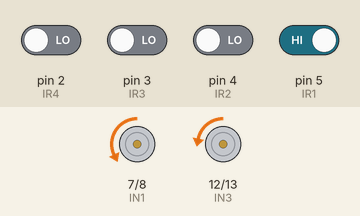
Recording of a sketch running on a simulated Arduino Uno, built with avr-gcc and run on an emulated ATmega328P. Parts: motor-driver pin pairs drawn as motors (green arrow = first pin HIGH = forward, orange = second pin HIGH = backward, longer = more drive, scaled by the enable pin). The test bench sets the inputs (shaded band); at power-on: pin 5 (IR1) HIGH, pin 2 (IR4), pin 3 (IR3), pin 4 (IR2) LOW.

Above: at 1.2 s.
1.3 s: pin 5 (IR1) driven LOW
At 2.0 s:
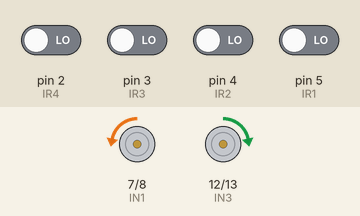
2.8 s: pin 2 (IR4) driven HIGH
At 3.2 s:
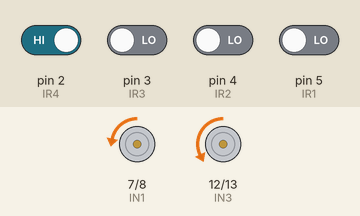
4.3 s: pin 2 (IR4) driven LOW
At 5.5 s:
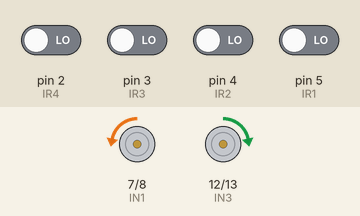
5.8 s: pin 5 (IR1) driven HIGH
At 6.7 s:
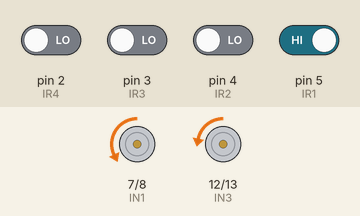
7.3 s: pin 2 (IR4) driven HIGH and pin 3 (IR3) driven HIGH and pin 4 (IR2) driven HIGH and pin 5 (IR1) driven LOW
At 7.8 s:
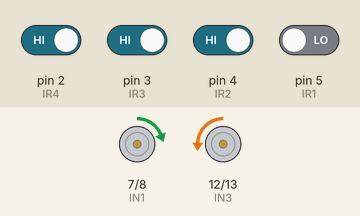
8.8 s: pin 2 (IR4) driven LOW
At 10.2 s:
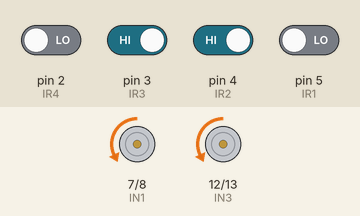
Timing chart, 0 to 11.3 s (numbered marks = the images above; inputs shaded):
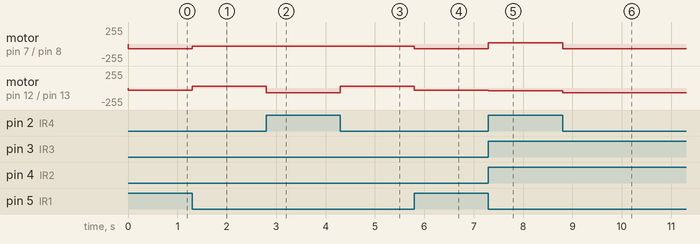

The sketch:

NOPID.ino
```cpp
//MotorDriver pins
#define ENA 6
#define ENB 11
#define IN1 7
#define IN2 8
#define IN3 12
#define IN4 13

//Ir
#define IR1 5
#define IR2 4
#define IR3 3
#define IR4 2

int Sinput;

void setup() {
  // put your setup code here, to run once:
  pinMode(ENA, OUTPUT);
  pinMode(ENB, OUTPUT);
  pinMode(IN1, OUTPUT);
  pinMode(IN2, OUTPUT);
  pinMode(IN3, OUTPUT);
  pinMode(IN4, OUTPUT);

  pinMode(IR1, INPUT);
  pinMode(IR2, INPUT);
  pinMode(IR3, INPUT);
  pinMode(IR4, INPUT);
}

void loop() {
  // put your main code here, to run repeatedly:
  //ENA 1--backward 2-forward ENB 3-backward 4-forward

  sensor();


}

void sensor()
{
  int IA = digitalRead(IR1);
  int IB = digitalRead(IR2);
  int IC = digitalRead(IR3);
  int ID = digitalRead(IR4);

  if (IA == 0 && IB == 1 && IC == 1 && ID == 0){ //ideal
    forward();
  }
  else if (IA == 1 && IB == 0 && IC == 0 && ID == 0){ //left turn
    nrightturn();
  }
  else if (IA == 1 && IB == 1 && IC == 0 && ID == 0){
    nrightturn();
  }
  else if (IA == 1 && IB == 1 && IC == 1 && ID == 0){//leftturn
    rightturn();
  }
  else if (IA == 0 && IB == 0 && IC == 0 && ID == 1){
    nleftturn();
  }
  else if (IA == 0 && IB == 0 && IC == 1 && ID == 1){
    nleftturn();
  }
  else if (IA == 0 && IB == 1 && IC == 1 && ID == 1){
    leftturn();
  }
  else if (IA == 1 && IB == 1 && IC == 1 && ID == 1){
    nleftturn();
  }
  else if (IA == 0 && IB == 0 && IC == 0 && ID == 0){
    Uturn();
  }
}

void Uturn()
{

  analogWrite(ENA, 30);
  analogWrite(ENB, 30);
  digitalWrite(IN1, LOW);
  digitalWrite(IN2, HIGH);
  digitalWrite(IN3, HIGH);
  digitalWrite(IN4, LOW);


}
void forward()
{

  analogWrite(ENA, 70);
  analogWrite(ENB, 70);
  digitalWrite(IN1, LOW);
  digitalWrite(IN2, HIGH);
  digitalWrite(IN3, LOW);
  digitalWrite(IN4, HIGH);

}

void backward()
{

  analogWrite(ENA, 40);
  analogWrite(ENB, 40);
  digitalWrite(IN1, HIGH);
  digitalWrite(IN2, LOW);
  digitalWrite(IN3, HIGH);
  digitalWrite(IN4, LOW);

}

void leftturn()
{
//ENA 1--backward 2-forward ENB 3-backward 4-forward
  analogWrite(ENA, 20);
  analogWrite(ENB, 40);
  digitalWrite(IN1, HIGH);
  digitalWrite(IN2, LOW);
  digitalWrite(IN3, LOW);
  digitalWrite(IN4, HIGH);

}

void rightturn()
{
//ENA 1--backward 2-forward ENB 3-backward 4-forward
  analogWrite(ENA, 40);
  analogWrite(ENB, 20);
  digitalWrite(IN1, LOW);
  digitalWrite(IN2, HIGH);
  digitalWrite(IN3, HIGH);
  digitalWrite(IN4, LOW);

}

void nrightturn()
{
//ENA 1--backward 2-forward ENB 3-backward 4-forward
  analogWrite(ENA, 70);
  analogWrite(ENB, 30);
  digitalWrite(IN1, LOW);
  digitalWrite(IN2, HIGH);
  digitalWrite(IN3, LOW);
  digitalWrite(IN4, HIGH);

}

void nleftturn()
{
//ENA 1--backward 2-forward ENB 3-backward 4-forward
  analogWrite(ENA, 30);
  analogWrite(ENB, 70);
  digitalWrite(IN1, LOW);
  digitalWrite(IN2, HIGH);
  digitalWrite(IN3, LOW);
  digitalWrite(IN4, HIGH);

}
```

Measured:
- after the input at 1.3 s, motor on pin 7 (IN1) / pin 8 (IN2): backward 70/255 → backward 30/255 at once; motor on pin 12 (IN3) / pin 13 (IN4): backward 30/255 → forward 30/255 at once
- after the input at 2.8 s, motor on pin 12 (IN3) / pin 13 (IN4): forward 30/255 → backward 70/255 at once
- after the input at 4.3 s, motor on pin 12 (IN3) / pin 13 (IN4): backward 70/255 → forward 30/255 at once
- after the input at 5.8 s, motor on pin 7 (IN1) / pin 8 (IN2): backward 30/255 → backward 70/255 at once; motor on pin 12 (IN3) / pin 13 (IN4): forward 30/255 → backward 30/255 at once
- after the input at 7.3 s, motor on pin 7 (IN1) / pin 8 (IN2): backward 70/255 → forward 20/255 at once; motor on pin 12 (IN3) / pin 13 (IN4): backward 30/255 → backward 40/255 at once
- after the input at 8.8 s, motor on pin 7 (IN1) / pin 8 (IN2): forward 20/255 → backward 70/255 at once; motor on pin 12 (IN3) / pin 13 (IN4): backward 40/255 → backward 70/255 at once
